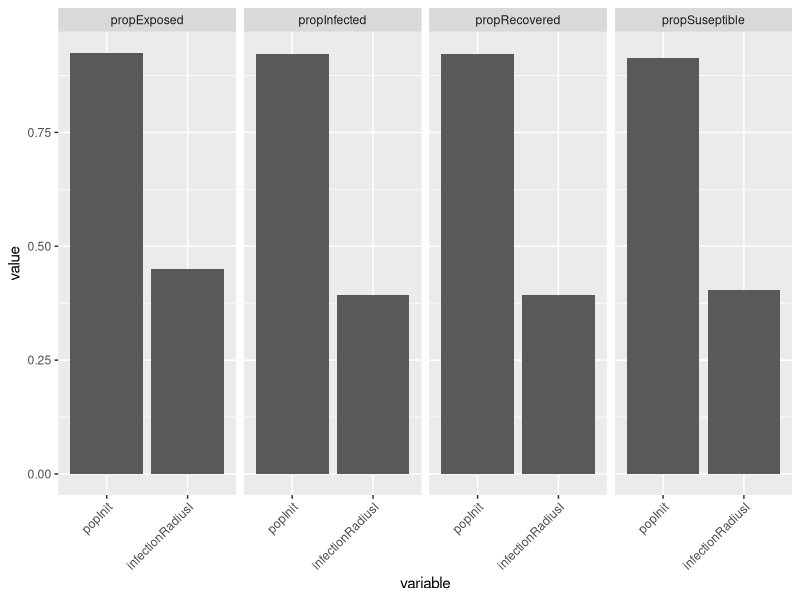
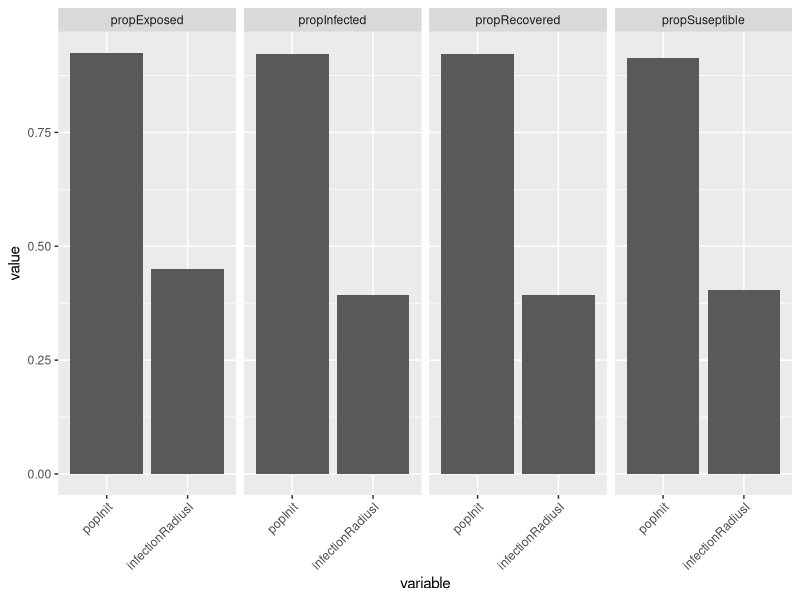

Write R code to recreate these figures, in order.
# A graphic to see influence of each output on varibles 

library("ggplot2")
library('reshape2')

setwd("~/github/repro-seir/")

data.df <- read.csv("results_saltelli/totalOrderIndices.csv")

data.melt <- melt(data.df, id.vars = "output")

ggplot(data = data.melt)+
  geom_bar(aes(x = variable, y = value), stat = "identity")+
  facet_grid(.~output)+
  theme(axis.text.x = element_text(angle = 45, hjust=1))

ggsave("img/totalOrderIndices.png")
